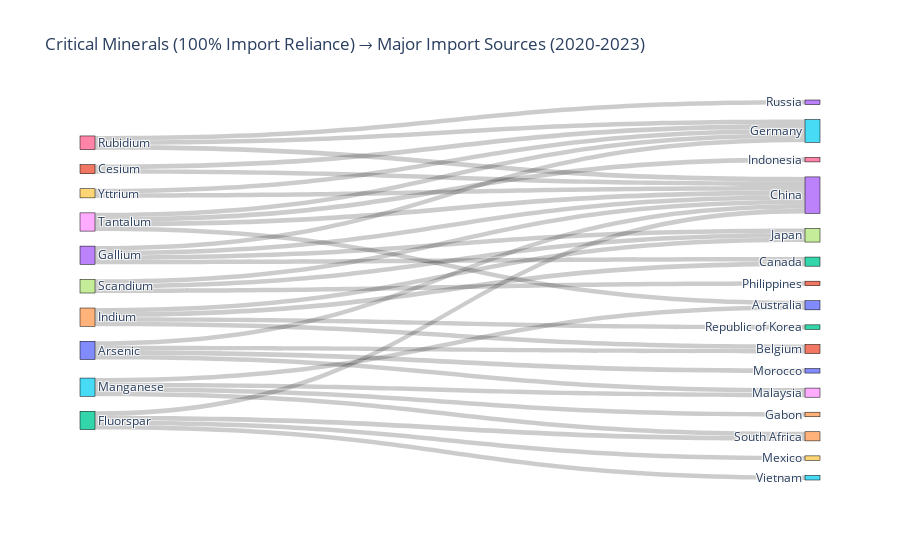

Notebook code for this chart:
### Code cell
import plotly.graph_objects as go

sources_dict = {
    "Arsenic": ["China","Morocco","Malaysia","Belgium"],
    "Cesium": ["Germany","China"],
    "Fluorspar": ["Mexico","Vietnam","South Africa","China"],
    "Gallium": ["Japan","China","Germany","Canada"],
    "Indium": ["Republic of Korea","Japan","Canada","Belgium"],
    "Manganese": ["Gabon","South Africa","Australia","Malaysia"],
    "Rubidium": ["China","Germany","Russia"],
    "Scandium": ["Japan","China","Philippines"],
    "Tantalum": ["China","Australia","Germany","Indonesia"],
    "Yttrium": ["China","Germany"]
}

# Build node labels (minerals + countries)
minerals = list(sources_dict.keys())
countries = sorted(set([c for sources in sources_dict.values() for c in sources]))
labels = minerals + countries

# Build links
sources = []
targets = []
values = []

for mineral, countries_list in sources_dict.items():
    for country in countries_list:
        sources.append(labels.index(mineral))   
        targets.append(labels.index(country))   
        values.append(1)                      

# Create Sankey diagram
fig = go.Figure(data=[go.Sankey(
    node=dict(
        pad=15,
        thickness=15,
        line=dict(color="black", width=0.5),
        label=labels
    ),
    link=dict(
        source=sources,
        target=targets,
        value=values
    )
)])

fig.update_layout(title_text="Critical Minerals (100% Import Reliance) → Major Import Sources (2020-2023)", font_size=12)
fig.show()

### Figure 1 — Plotly figure (JSON) as saved in the notebook; plotly's stock layout.template omitted (floating-point values rounded to 4 significant figures)
{"data": [{"link": {"source": [0, 0, 0, 0, 1, 1, 2, 2, 2, 2, 3, 3, 3, 3, 4, 4, 4, 4, 5, 5, 5, 5, 6, 6, 6, 7, 7, 7, 8, 8, 8, 8, 9, 9], "target": [13, 20, 18, 11, 15, 13, 19, 25, 24, 13, 17, 13, 15, 12, 22, 17, 12, 11, 14, 24, 10, 18, 13, 15, 23, 17, 13, 21, 13, 10, 15, 16, 13, 15], "value": [1, 1, 1, 1, 1, 1, 1, 1, 1, 1, 1, 1, 1, 1, 1, 1, 1, 1, 1, 1, 1, 1, 1, 1, 1, 1, 1, 1, 1, 1, 1, 1, 1, 1]}, "node": {"label": ["Arsenic", "Cesium", "Fluorspar", "Gallium", "Indium", "Manganese", "Rubidium", "Scandium", "Tantalum", "Yttrium", "Australia", "Belgium", "Canada", "China", "Gabon", "Germany", "Indonesia", "Japan", "Malaysia", "Mexico", "Morocco", "Philippines", "Republic of Korea", "Russia", "South Africa", "Vietnam"], "line": {"color": "black", "width": 0.5}, "pad": 15, "thickness": 15}, "type": "sankey"}], "layout": {"font": {"size": 12}, "title": {"text": "Critical Minerals (100% Import Reliance) → Major Import Sources (2020-2023)"}}}
